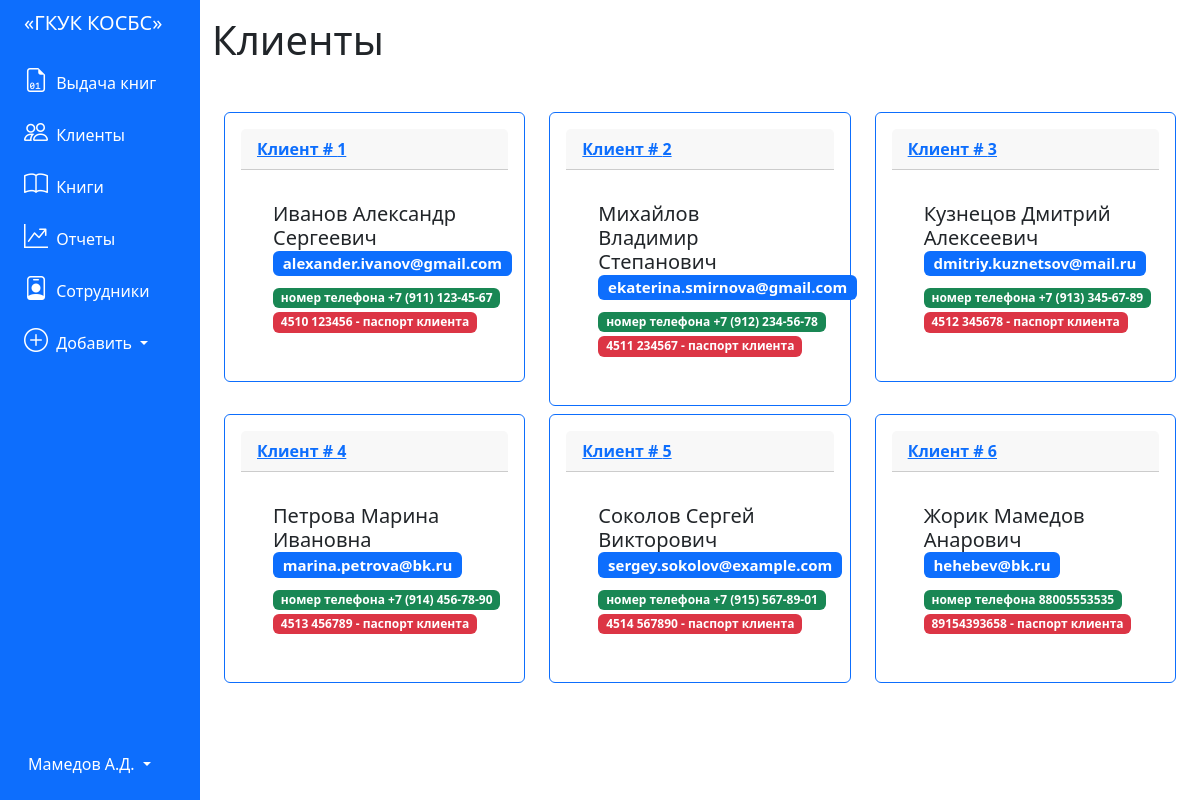
The app's page /clients with its own data.
### tables this page shows
CREATE TABLE 'clients' (
	"id_client" INTEGER PRIMARY KEY AUTOINCREMENT,
	'name' TEXT,
	'email' TEXT,
	'phone_number' TEXT,
	'passport' TEXT
);

### app.py (the view)
@app.route('/clients')
def clients():
    conn = get_db_connection()
    pos = conn.execute("""SELECT * FROM clients
    """).fetchall()
    conn.close()
    return render_template('clients.html', clients=pos)

### app.py (called while the page is built)
def get_db_connection():
    conn = sqlite3.connect('database.db')
    conn.row_factory = sqlite3.Row
    return conn

### templates/clients.html
{% extends 'base.html' %}
{% block content %}
<h1>{% block title %}  Клиенты {% endblock %}</h1>
<div class="container mt-5 mb-3">
    <div class="row">
        {% for client in clients %}
        <div class="col-md-4">
            <div class="card p-3 mb-2 border-primary">
                <div class="card-header">
                    <a href="{{ url_for('client', id_client=client['id_client']) }}">
                        <b>Клиент # {{ client['id_client'] }}</b>
                    </a>
                </div>
                <div class="card-body">
                    <div class="card-body">
                    <h5 class="card-title">{{ client['name'] }} <span class="badge bg-primary">{{
                            client['email'] }} </span></h5>
                    <span class="badge bg-success">номер телефона {{ client['phone_number'] }}</span>
                    <span class="badge bg-danger">{{ client['passport'] }} - паспорт клиента</span>
                </div>
                </div>
            </div>
        </div>
        {% endfor %}
    </div>
</div>
{% endblock %}

### records on screen
clients: id_client "1", name "Иванов Александр Сергеевич", email "alexander.ivanov@gmail.com", phone_number "+7 (911) 123-45-67", passport "4510 123456"
clients: id_client "2", name "Михайлов Владимир Степанович", email "ekaterina.smirnova@gmail.com", phone_number "+7 (912) 234-56-78", passport "4511 234567"
clients: id_client "3", name "Кузнецов Дмитрий Алексеевич", email "dmitriy.kuznetsov@mail.ru", phone_number "+7 (913) 345-67-89", passport "4512 345678"
clients: id_client "4", name "Петрова Марина Ивановна", email "marina.petrova@bk.ru", phone_number "+7 (914) 456-78-90", passport "4513 456789"
clients: id_client "5", name "Соколов Сергей Викторович", email "sergey.sokolov@example.com", phone_number "+7 (915) 567-89-01", passport "4514 567890"
clients: id_client "6", name "Жорик Мамедов Анарович", email "hehebev@bk.ru", phone_number "88005553535", passport "89154393658"
